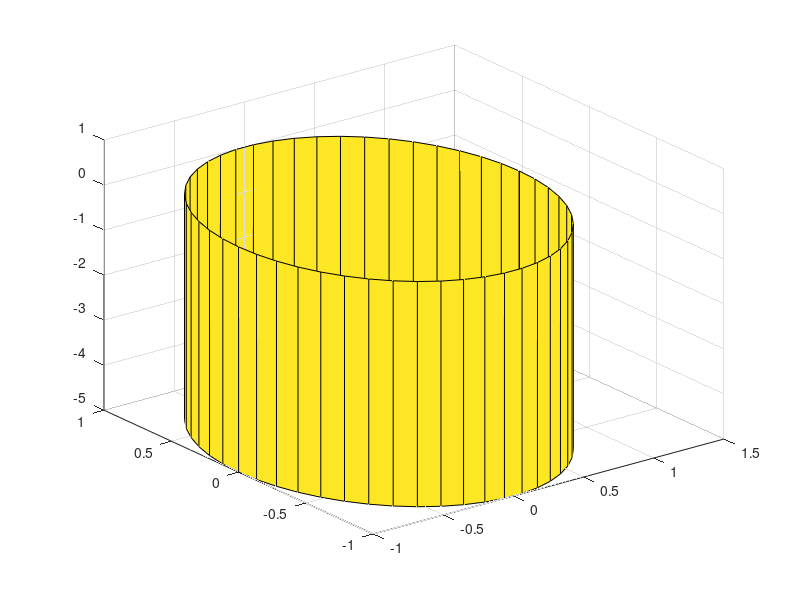

This figure's MATLAB source: (Note: this script raises an error after producing the figure.)
function show_link(~)
% Description: this function draws a link in 3D space.

% Parameters for the cylinder
diameter = 2; % example diameter
radius = diameter / 2;
length = 5; % example length
axis_orientation = [1, 0, 0]; % example orientation along the x-axis

% Create the cylinder along the z-axis
[zz, yy, xx] = cylinder(radius, 50); % 100 points around the circumference for smoothness
xx = xx * length; % Scale the length of the cylinder

% Angle of rotation to align the cylinder with the axis orientation
theta = acos(dot(axis_orientation, [0 0 1])/(norm(axis_orientation)*norm([0 0 1]))); % Angle between orientation and z-axis
R = [cos(theta) 0 sin(theta); 0 1 0; -sin(theta) 0 cos(theta)]; % Rotation matrix around y-axis

% Apply the rotation to all points
all_points = [xx(:)'; yy(:)'; zz(:)'];
rotated_points = R * all_points;

% Extract the rotated coordinates
xx_rotated = reshape(rotated_points(1,:), size(xx));
yy_rotated = reshape(rotated_points(2,:), size(yy));
zz_rotated = reshape(rotated_points(3,:), size(zz));

% Plot the cylinder
s = surf(xx_rotated, yy_rotated, zz_rotated);
s.EdgeColor = 'none'; % This removes the black lines
hold on; % Hold on to the current plot so that we can add the end caps

% Calculate the end cap coordinates
end_cap_top_x = xx_rotated(1, :);
end_cap_top_y = yy_rotated(1, :);
end_cap_top_z = zz_rotated(1, :);

end_cap_bottom_x = xx_rotated(2, :);
end_cap_bottom_y = yy_rotated(2, :);
end_cap_bottom_z = zz_rotated(2, :);

% Draw the end caps
top_end = fill3(end_cap_top_x, end_cap_top_y, end_cap_top_z, 'y', 'EdgeColor','none'); % Top circle
bot_end = fill3(end_cap_bottom_x, end_cap_bottom_y, end_cap_bottom_z, 'y', 'EdgeColor','none'); % Bottom circle

% Release the hold on the current plot
hold off;

axis equal; % To maintain aspect ratio
xlabel('X-axis');
ylabel('Y-axis');
zlabel('Z-axis');
title('Robotic Arm as Cylinder');

Body = struct('name', "Test Cylinder");
Body.surfs = [s, top_end, bot_end];

rotate_body(Body, [1, 0, 0], 45)

end

function rotate_body(cylinder, axis, angle)
    
    for i = 1 : length(cylinder.surfs)
        rotate(cylinder.surfs(i), axis, angle);
    end
end